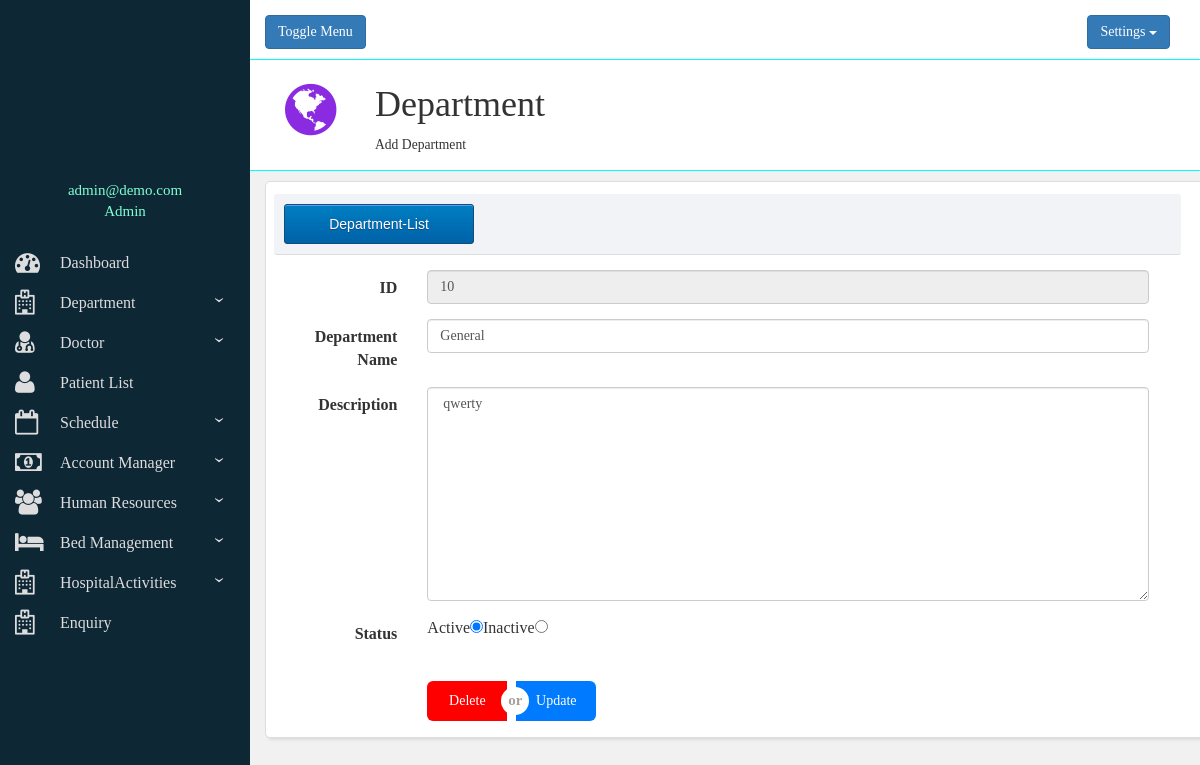
Screenshot of /editdep.php?id=10 (signed in) with the database file from the repository.
### tables this page shows
CREATE TABLE `department` (
  `id` int(11) NOT NULL,
  `dname` varchar(30) NOT NULL,
  `description` text NOT NULL,
  `status` varchar(8) NOT NULL
);

### editdep.php (the view, shortened to what this page needs)
<?php
 include("structure.php");
?>
        <div id="change">
        	<div class="row bbtm">
              <div class="col-lg-12">
                <div class="header-icon"><i class="fa fa-globe" aria-hidden="true"></i></div>
                  <div class="header-title">
                    <h1>Department</h1>
                    <small>Add Department</small>
                  </div>
              </div>
            </div>
            <div class="container-fluid relative" style="margin-top: 10px;">
			  <div class="row" style="padding: 10px;">
			    <div class="col-sm-12 mbutton">
			      <a href="department-list.php"><input type="submit" class="myButton" value="Department-List"></a>
			    </div>
			  </div>
        <?php
		      $id=$_GET['id'];
			    include("connection.php");
			    $str="select * from department where id=$id";
			    $result=mysqli_query($con,$str);
			    $row=mysqli_fetch_array($result,MYSQLI_ASSOC);
		    ?>
			  <div class="row" style="padding-top:5px;margin-right: 40px;">
			    <form class="form-horizontal" action="modifydep.php" method="GET">
            <div class="form-group">
              <label for="id" class="col-sm-2 control-label">ID</label>
                <div class="col-sm-10">
                  <input type="text" class="form-control" id="id" readonly value="<?php echo $row['id']?>" name="id" >
                </div>
            </div>
			        <div class="form-group">
			          <label for="dn" class="col-sm-2 control-label">Department Name</label>
			            <div class="col-sm-10">
			              <input type="text" class="form-control" id="dname" value="<?php echo $row['dname']?>" name="dname">
			            </div>
			        </div>
			        <div class="form-group">
			          <label for="des" class="col-sm-2 control-label">Description</label>
			            <div class="col-sm-10">
			              <textarea rows="10" class="form-control" id="description" name="description" style="padding-left:5px;"><?php echo $row['description']?></textarea>
			            </div>
			        </div>
			        <div class="form-group">
			          <label for="status" class="col-sm-2 control-label">Status</label>
			            <div class="col-sm-10" id="status" name="status">
                    <?php
                     $status=$row['status'];
                     if($status=='active')
                     {
                        echo "Active<input type='radio' checked name='status' value='active'/>";
                        echo "Inactive<input type='radio' name='status' value='inactive'/>";
                     }
                     else
                     {
                         echo "Active<input type='radio'  name='status' value='active'/>";
                         echo "Inactive<input type='radio' checked name='status' value='inactive'/>";
                     }
                    ?>
			            </div>
			        </div>
			        <div class="form-group">
			          <div class="col-sm-offset-2 col-sm-10">
			              	<input type="submit" value="Delete" name="btnud" class="btn button cursor" style="vertical-align: baseline;">
			              	<input type="submit" id="add-dept-btn" name="btnud" value="Update" class="btn btn1 cursor"  style="vertical-align: baseline;">
			          		<input type="button" disabled value="or" class="btn2">
			          </div>
			        </div>
			    </form>
			  </div>
			</div>
          </div>
  </div>
  </div>
</body>

### css/addacc.css (style rules this page uses)
div.relative { position:relative; background-color:#FFFFFF; padding-top:10px; padding-left:26px; border-radius:5px; box-shadow: 2px 2px 3px #DDDDDD; border-style:solid; border-color:#DDDDDD; border-width:1px; }
div { font-family:calibri; font-size:16px; }
textarea { font-size:15px; text-indent:10px; }
.mbutton { margin-left:-13px; margin-top:-8px; background-color:#F1F3F6; border-radius:3px; padding:10px; margin-right:5px; border-bottom-width:1px; border-bottom-color:#DDDDDD; border-bottom-style:solid; }
.button { border-radius:6px 0px 0px 6px; height:40px; width:80px; color:#fff; background-color:#FF0000; border:none; margin-top:20px; }
.btn1 { border-radius:0px 6px 6px 0px; height:40px; width:80px; color:#fff; background-color:#007AFF; border:none; margin-top:20px; margin-left:5px; }
.btn2 { height:28px; width:28px; border:none; margin-left:-99px; padding-bottom:3px; font-size:15px; font-weight:bolder; background-color:white; border-radius:100%; color:#A9A19C; }
.cursor { cursor:hand; }
.myButton { -moz-box-shadow:inset 0px 1px 0px 0px #54a3f7; -webkit-box-shadow:inset 0px 1px 0px 0px #54a3f7; box-shadow:inset 0px 1px 0px 0px #54a3f7; background:-webkit-gradient(linear, left top, left bottom, color-stop(0.05, #007dc1), color-stop(1, #0061a7)); background:-moz-linear-gradient(top, #007dc1 5%, #0061a7 100%); background:-webkit-linear-gradient(top, #007dc1 5%, #0061a7 100%); background:-o-linear-gradient(top, #007dc1 5%, #0061a7 100%); background:-ms-linear-gradient(top, #007dc1 5%, #0061a7 100%); background:linear-gradient(to bottom, #007dc1 5%, #0061a7 100%); filter:progid:DXImageTransform.Microsoft.gradient(startColorstr='#007dc1', endColorstr='#0061a7',GradientType=0); background-color:#007dc1; -moz-border-radius:3px; -webkit-border-radius:3px; border-radius:3px; border:1px solid #124d77; display:inline-block; cursor:pointer; color:#ffffff; font-family:Arial; font-size:14px; padding:6px 24px; text-decoration:none; text-shadow:0px 1px 0px #154682; width:190px; height:40px; }

### structure.php (style rules this page uses)
i { padding-right: 15px; font-size: 25px; }
.bbtm { border-bottom-style: solid; padding-bottom: 10px; border-width: 0.2px; border-bottom-color: aqua; background-color: #fff; }
.header-icon { float: left; padding: 20px; color: blueviolet; font-size: 60px; line-height: 60px; }
.header-title { padding: 5px 0px 5px 10px; height: 100px; margin-left: 100px; }

### rows the page displays
department: id "10", dname "General", description "qwerty"

### other values shown
$_SESSION['email'] "admin@demo.com"
$_SESSION['role'] "Admin"
